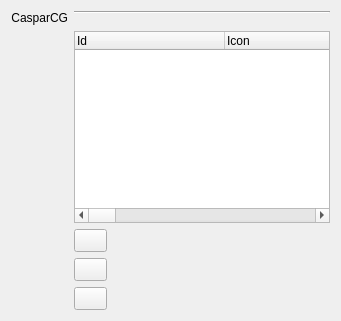
   <widget class="QWidget" name="tabDevices">
    <attribute name="title">
     <string>Servers</string>
    </attribute>
    <layout class="QFormLayout" name="formLayout">
     <property name="fieldGrowthPolicy">
      <enum>QFormLayout::AllNonFixedFieldsGrow</enum>
     </property>
     <item row="0" column="0">
      <widget class="QLabel" name="labelCasparCG">
       <property name="text">
        <string>CasparCG</string>
       </property>
       <property name="alignment">
        <set>Qt::AlignRight|Qt::AlignTrailing|Qt::AlignVCenter</set>
       </property>
      </widget>
     </item>
     <item row="0" column="1">
      <widget class="Line" name="lineCasparCG">
       <property name="orientation">
        <enum>Qt::Horizontal</enum>
       </property>
      </widget>
     </item>
     <item row="3" column="1">
      <widget class="QTreeWidget" name="treeWidgetDevice">
       <property name="rootIsDecorated">
        <bool>false</bool>
       </property>
       <property name="uniformRowHeights">
        <bool>true</bool>
       </property>
       <attribute name="headerDefaultSectionSize">
        <number>150</number>
       </attribute>
       <attribute name="headerShowSortIndicator" stdset="0">
        <bool>false</bool>
       </attribute>
       <column>
        <property name="text">
         <string>Id</string>
        </property>
       </column>
       <column>
        <property name="text">
         <string>Icon</string>
        </property>
       </column>
       <column>
        <property name="text">
         <string>Name</string>
        </property>
       </column>
       <column>
        <property name="text">
         <string>Address</string>
        </property>
       </column>
       <column>
        <property name="text">
         <string>Port</string>
        </property>
       </column>
       <column>
        <property name="text">
         <string>Description</string>
        </property>
       </column>
       <column>
        <property name="text">
         <string>Username</string>
        </property>
       </column>
       <column>
        <property name="text">
         <string>Password</string>
        </property>
       </column>
       <column>
        <property name="text">
         <string>Version</string>
        </property>
       </column>
       <column>
        <property name="text">
         <string>Shadow</string>
        </property>
       </column>
       <column>
        <property name="text">
         <string>Channels</string>
        </property>
       </column>
       <column>
        <property name="text">
         <string>Channel Formats</string>
        </property>
       </column>
       <column>
        <property name="text">
         <string>Preview Channel</string>
        </property>
       </column>
       <column>
        <property name="text">
         <string>DbUsername</string>
        </property>
       </column>
       <column>
        <property name="text">
         <string>DbPassword</string>
        </property>
       </column>
      </widget>
     </item>
     <item row="5" column="1">
      <widget class="QToolButton" name="toolButtonImportDevice">
       <property name="minimumSize">
        <size>
         <width>33</width>
         <height>22</height>
        </size>
       </property>
       <property name="font">
        <font>
         <weight>75</weight>
         <bold>true</bold>
        </font>
       </property>
       <property name="toolTip">
        <string>Import CasparCG Servers</string>
       </property>
      </widget>
     </item>
     <item row="7" column="1">
      <widget class="QToolButton" name="toolButtonRemoveDevice">
       <property name="minimumSize">
        <size>
         <width>33</width>
         <height>22</height>
        </size>
       </property>
       <property name="font">
        <font>
         <weight>75</weight>
         <bold>true</bold>
        </font>
       </property>
       <property name="toolTip">
        <string>Remove CasparCG Server</string>
       </property>
      </widget>
     </item>
     <item row="6" column="1">
      <widget class="QToolButton" name="toolButtonAddDevice">
       <property name="minimumSize">
        <size>
         <width>33</width>
         <height>22</height>
        </size>
       </property>
       <property name="font">
        <font>
         <weight>75</weight>
         <bold>true</bold>
        </font>
       </property>
       <property name="toolTip">
        <string>Add CasparCG Server</string>
       </property>
      </widget>
     </item>
    </layout>
   </widget>
